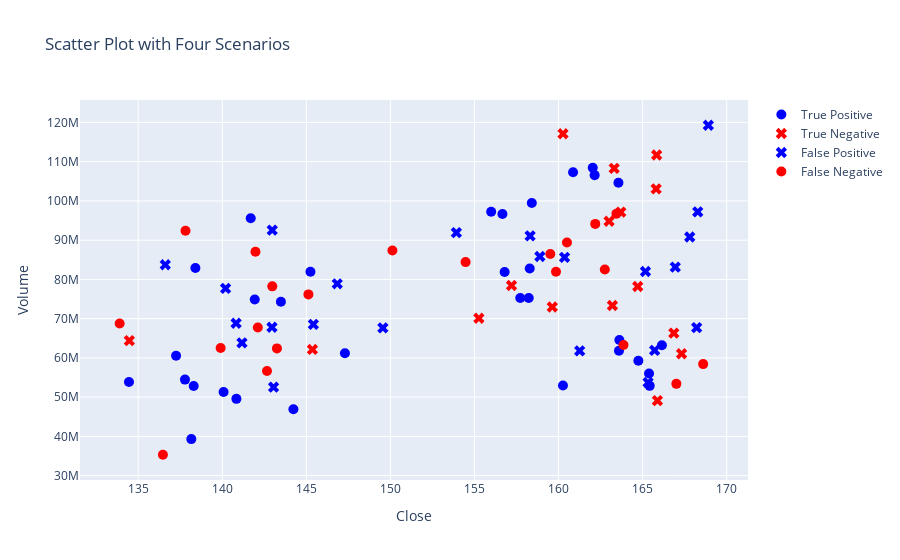

Notebook source saved alongside this figure:
### Code cell
max_depth = 30
decision_tree_classifier(
    df_train_val,
    X_validation,
    y_validation,
    df_evaluation_val,
    df_confusion_val,
    max_depth,
)
